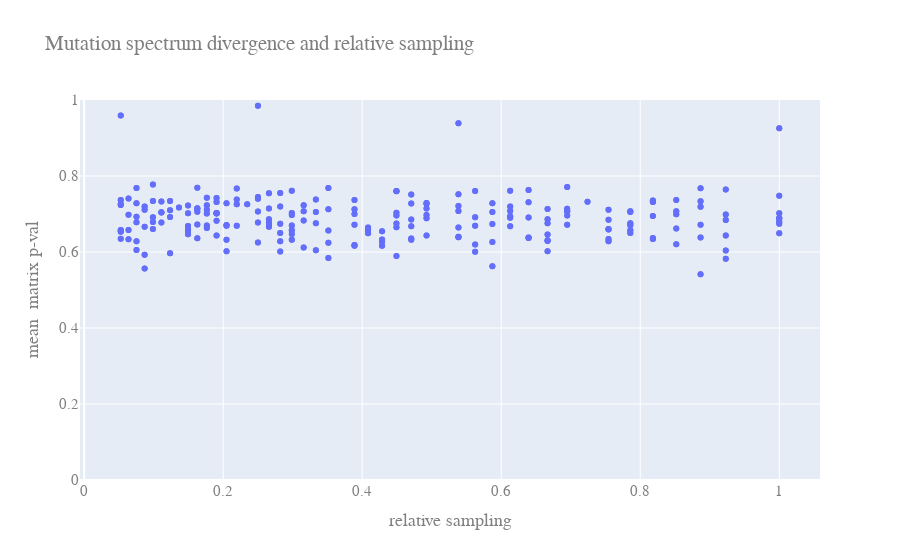

Notebook cell for this chart:
### Markdown cell above
> plotting

### Code cell
from _plotly_future_ import v4_subplots
import plotly.graph_objs as go
from plotly.offline import download_plotlyjs, init_notebook_mode, plot, iplot
from plotly.graph_objs import *

from ipywidgets import interact, interactive, fixed, interact_manual
import ipywidgets as widgets
init_notebook_mode(connected=True)

####
####
fig= [go.Scatter(
    x= pop_proportions,
    y= grid_mean,
        error_y=dict(
            type='data', 
            array=grid_std,
            visible=False),
    mode= 'markers'
)]

layout= go.Layout(
    title= 'Mutation spectrum divergence and relative sampling',
    xaxis= dict(
        title= 'relative sampling'
    ),
    yaxis= dict(
        title= 'mean  matrix p-val',
        range= [0,1]
    ),
    font=dict(
        family="Courier New, monospace",
        size=15,
        color="#7f7f7f"
    )
)

figure= go.Figure(data= fig,layout= layout)

iplot(figure)

### Figure 1 — Plotly figure (JSON) as saved in the notebook; plotly's stock layout.template omitted (floating-point values rounded to 4 significant figures; data arrays with more than 128 entries replaced by an {"elided": "..."} marker saying what was removed)
{"data": [{"error_y": {"array": {"elided": "456 float values"}, "type": "data", "visible": false}, "mode": "markers", "type": "scatter", "x": {"elided": "456 float values"}, "y": {"elided": "456 float values"}}], "layout": {"font": {"color": "#7f7f7f", "family": "Courier New, monospace", "size": 15}, "title": {"text": "Mutation spectrum divergence and relative sampling"}, "xaxis": {"title": {"text": "relative sampling"}}, "yaxis": {"range": [0, 1], "title": {"text": "mean  matrix p-val"}}}}
